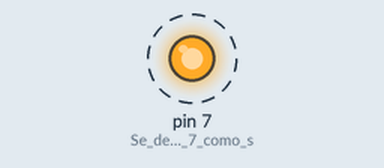
The sketch below on a simulated Arduino Uno, built with avr-gcc and run on an emulated ATmega328P. Parts: output pins drawn as LEDs (lit = HIGH). Dashed ring = blinking. What the sketch prints to the serial monitor is not drawn.

Above: at 0.5 s.
Timing chart, 0 to 4.6 s (numbered marks = the images above):
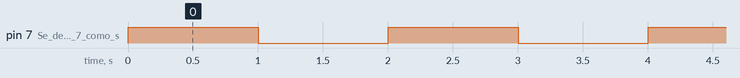

Measured:
- by itself, pin 7 (Se_define_el_pin_7_como_s): alternates HIGH for 1.0 s and LOW for 1.0 s

The sketch:

funciones-basicas.ino
```cpp
void setup() {
  Serial.begin(9600); // Se inicializa la comunicación con el PC.
  pinMode(7, OUTPUT); // Se define el pin 7 como salida.
}

void loop() {
  int year = 2022; // Variable entera que almacena el año.
  Serial.print("Ejecutando este programa en el año "); // Imprime mensaje por pantalla sin realizar un salto de línea.
  Serial.println(year); // Imprime el año y realiza un salto de línea (ENTER).
  digitalWrite(7, HIGH); // Escribe un valor digital 1/encendido en el pin 7.
  delay(1000); // Detiene la ejecución del programa por 1 segundo.
  digitalWrite(7, LOW); // Escribe un valor digital 0/apagado en el pin 7.
  delay(1000); // Detiene la ejecución del programa por 1 segundo.
}
```
